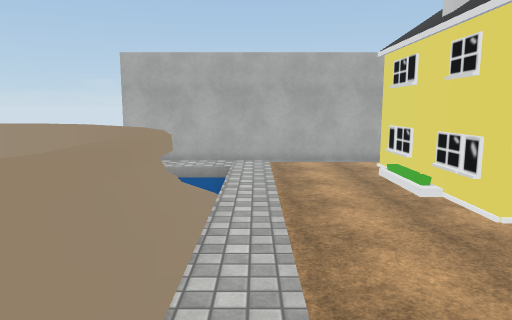
[1] (above)

16 first-person views from a walk through a Unity game level. The camera is 1.5 m above the floor, tilts 8° down and sees 70° across. The floor is counted in squares, 1 m on a side. Each view is taken from the middle of a square. On the plan, view 1 faces up. The plan holds only what a view shows up to about 16 squares ahead; the rest is blank. The player is left out. Some animated figures are left out. Some surface patterns are stand-ins.

[2]
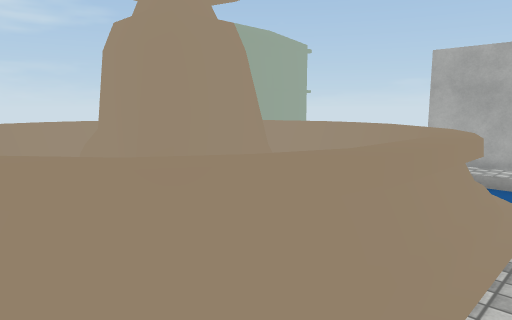

[3]
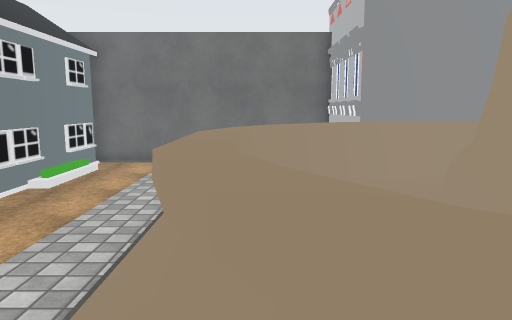

[4]
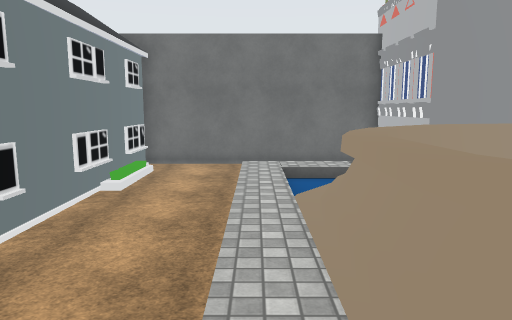

[5]
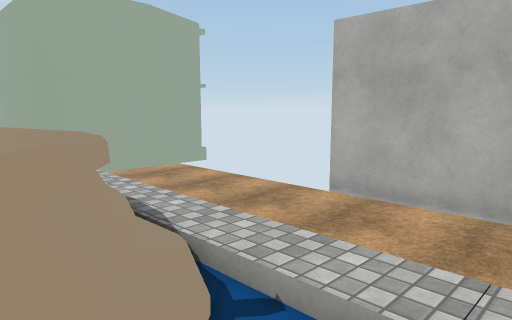

[6]
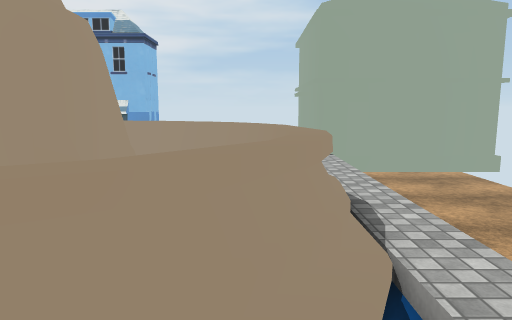

[7]
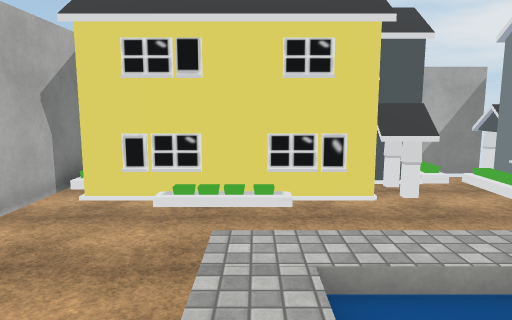

[8]
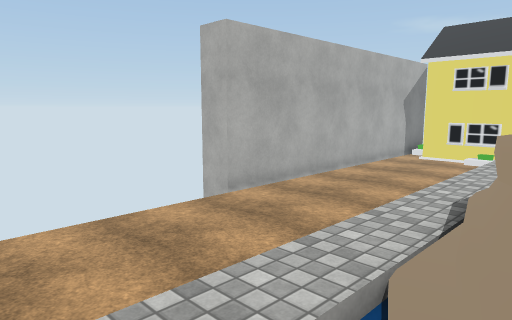

[9]
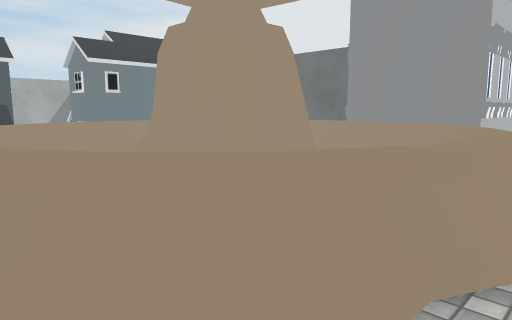

[10]
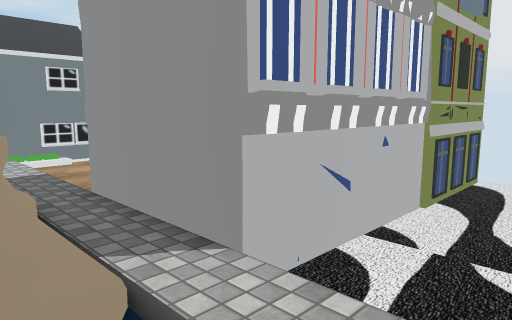

[11]
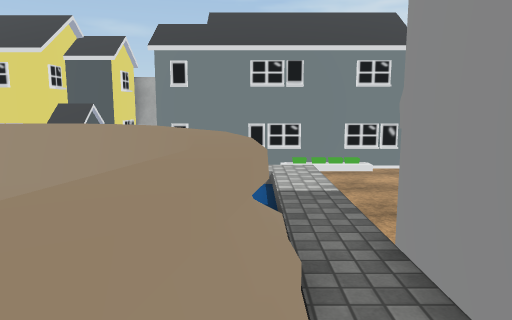

[12]
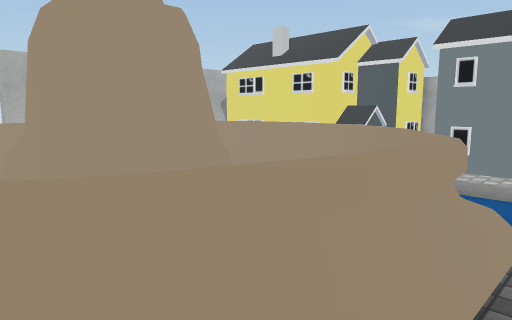

[13]
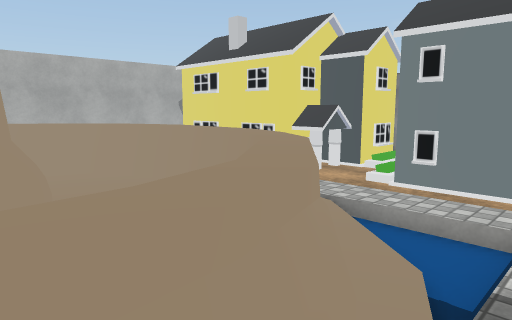

[14]
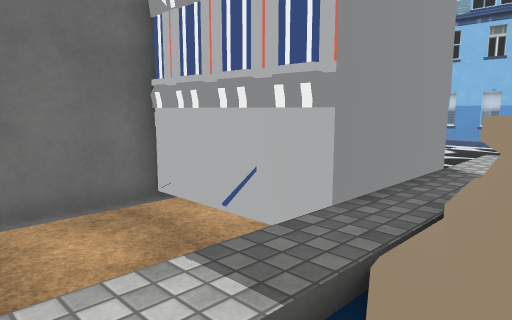

[15]
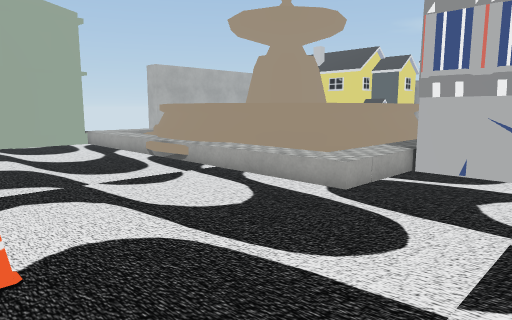

[16]
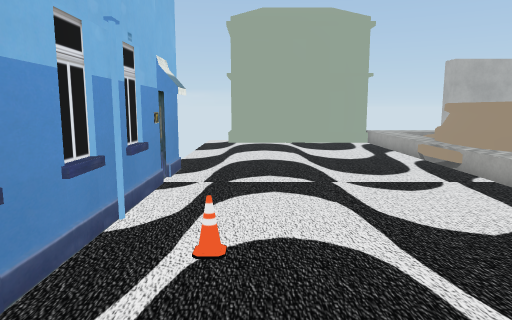

### Floor plan
Key: @ floor where view 1 was taken; # wall or solid block; . main floor; : floor 0.25 m higher than the main floor; + floor 0.5 m higher than the main floor; * floor 0.75 m higher than the main floor; / step, stairs or slope; = window, fence, low wall or low ledge; ^ raised ledge; H house; B building; C cone; O other object.
Columns run from 19 left of view 1 to 8 right of it. Each row starts with its distance up from view 1.
 16        B      ############
 15       BB.................
 14        #................#
 13        #................#
 12       ##................#
 11       ##///.............#
 10  #######**/*********....#
  9  ::::::////^^^^#/++*....#
  8  :::::://#^^===^^/+*....#
  7  :::::://^#    *^^/*....#H#
  6  ::::::/^^     **^#*....HH#
  5  ::::::/^= =# #**^^*......##
  4  ::::::/^   # #**^^*.......
  3  ::::::/^=  ###**^^*....HH#
  2 #::::::/^^    **=^=*...H
  1 #::::::/*^#  **=^^/*....#
  0 #:::::://#^^^=^^^/+@....#
 -1 #::::::////^^^^=/++*...H
 -2 #:C::::/************...H
 -3 #:::::::::#####......../#
 -4 B:::::::::#   #........O#
 -5 #:::::::::#   #... ....H#
 -6  ::     ::#   #...  ...H#
 -7         ::B   ###########
 -8         ::B
 -9         ::B
-10          :#
-11          :B

Positions as (right, up) in squares from view 1, and headings:
1: (0, 0), facing up
2: (0, 0), facing up-left
3: (-2, 8), facing down
4: (0, 8), facing down
5: (0, 7), facing up-left
6: (0, 8), facing left
7: (-4, 10), facing right
8: (-12, 8), facing up-right
9: (-12, 9), facing down-right
10: (-12, 0), facing down-right
11: (-9, -1), facing right
12: (-9, -2), facing up-right
13: (-6, -2), facing up-right
14: (-1, 0), facing down-left
15: (-18, -6), facing up-right
16: (-17, -6), facing up
